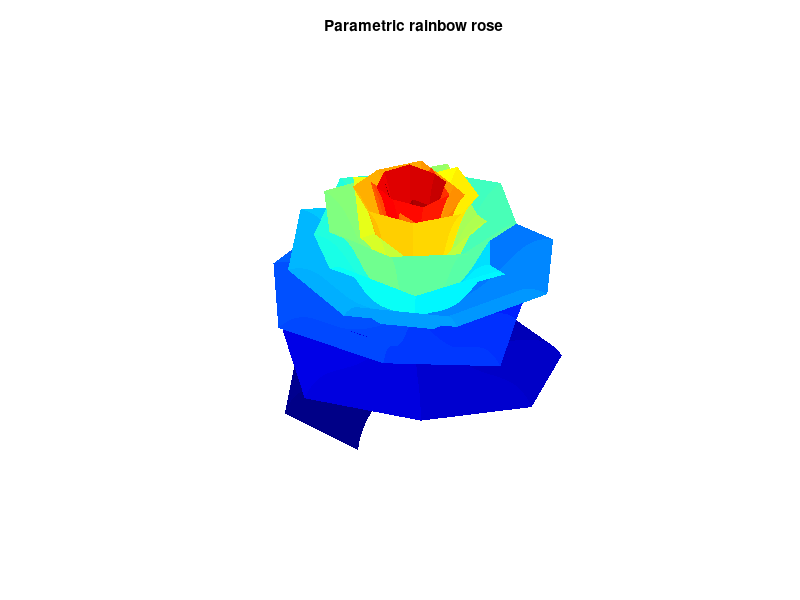

MATLAB code to generate this figure:
%=============================================================================
% Copyright (c) 2026-present Allan CORNET (Nelson)
%=============================================================================
% This file is part of Nelson.
%=============================================================================
% LICENCE_BLOCK_BEGIN
% SPDX-License-Identifier: LGPL-3.0-or-later
% LICENCE_BLOCK_END
%=============================================================================
% Render a parametric rose surface.
pointCount = 80;
radialCoordinates = linspace(0, 1, pointCount);
angularCoordinates = linspace(-2, 20 * pi, pointCount);
[radiusGrid, angleGrid] = meshgrid(radialCoordinates, angularCoordinates);

petalShape = 1 - 0.5 * ((5 / 4) * ...
  (1 - mod(3.6 * angleGrid, 2 * pi) / pi) .^ 2 - 0.25) .^ 2;
decay = 2 * exp(-angleGrid / (8 * pi));
decaySine = sin(decay);
decayCosine = cos(decay);
radialModulation = 1.99 * radiusGrid .^ 2 .* ...
  (1.2 * radiusGrid - 1) .^ 2 .* decaySine;
surfaceRadius = petalShape .* ...
  (radiusGrid .* decaySine + radialModulation .* decayCosine);

x = surfaceRadius .* sin(angleGrid);
y = surfaceRadius .* cos(angleGrid);
z = petalShape .* ...
  (radiusGrid .* decayCosine - radialModulation .* decaySine);

figureHandle = figure('SelectionHighlight', 'off', 'Name', 'Parametric rainbow rose', 'NumberTitle', 'off');
axesHandle = axes('Parent', figureHandle);
surf(axesHandle, x, y, z, angleGrid, 'LineStyle', 'none');
axis(axesHandle, 'equal');
axis(axesHandle, 'off');
colormap(axesHandle, jet(128));
view(axesHandle, 3);
title(axesHandle, 'Parametric rainbow rose', 'Visible', 'on');
%=============================================================================
